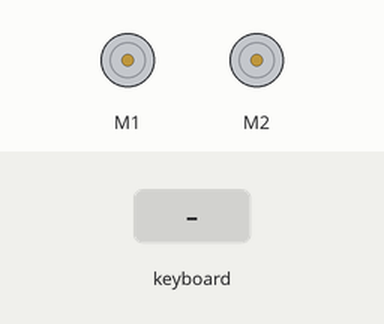
Recording of a program running on a simulated Raspberry Pi (BCM pin numbers). Shown: 2 × DC motor (green arrow = forward, orange = backward, longer = faster). The inputs (shaded band) are chosen by the test bench. Motors are numbered in the order the program creates them (left before right in a Robot); what the program prints to the terminal is not drawn.

Above: at 1.2 s.
1.3 s: key up typed on the keyboard
At 1.37 s:
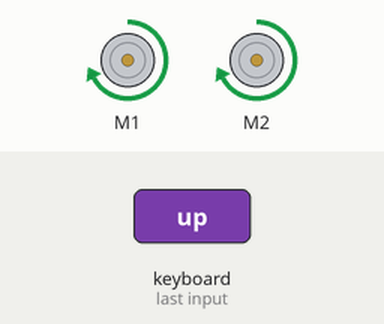
2.9 s: key down typed on the keyboard
At 2.97 s:
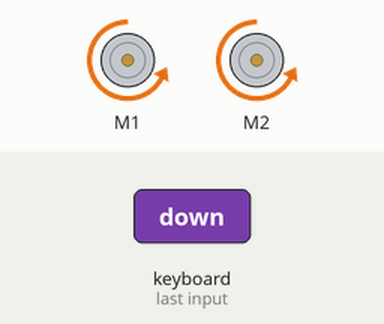
4.5 s: key left typed on the keyboard
At 4.57 s:
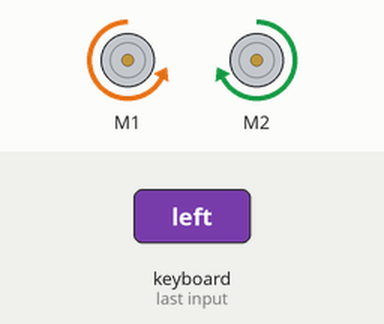
6.1 s: key right typed on the keyboard
At 6.17 s:
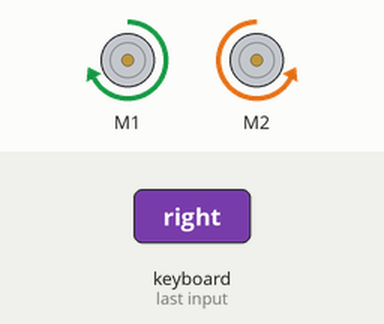
Timing chart, 0 to 8.7 s (numbered marks = the images above; inputs shaded):
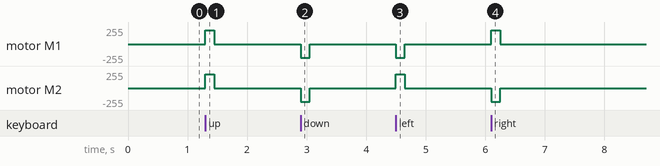

Measured:
- after the input at 1.3 s, motor M1, motor M2: stopped → forward 204/255 at once, → stopped 0.15 s later
- after the input at 2.9 s, motor M1, motor M2: stopped → backward 204/255 at once, → stopped 0.15 s later
- after the input at 4.5 s, motor M1: stopped → backward 204/255 at once, → stopped 0.15 s later; motor M2: stopped → forward 204/255 at once, → stopped 0.15 s later
- after the input at 6.1 s, motor M1: stopped → forward 204/255 at once, → stopped 0.15 s later; motor M2: stopped → backward 204/255 at once, → stopped 0.15 s later

The program:

01_gpiozero_lgpio_Pi5.py
```python
"""
4WD TT 모터 제어 (gpiozero + 화살표 키)
라즈베리 파이 5 기준 (lgpio 백엔드)
────────────────────────────────────────
화살표 키를 누르는 동안 움직이고
손을 떼면 즉시 정지합니다.

  ↑  : 전진
  ↓  : 후진
  ←  : 왼쪽 회전
  →  : 오른쪽 회전
  ESC: 종료

설치:
  pip install gpiozero lgpio pynput

GPIO 핀 → L298N 연결:
  GPIO 17 → ENA   GPIO 27 → IN1   GPIO 22 → IN2
  GPIO 18 → ENB   GPIO 23 → IN3   GPIO 24 → IN4
"""

import os
os.environ['GPIOZERO_PIN_FACTORY'] = 'lgpio'   # 라즈베리 파이 5 필수
#os.environ['GPIOZERO_PIN_FACTORY'] = 'rpigpio'

from gpiozero import Motor
from pynput import keyboard

# ────────────────────────────────────────────
# 모터 초기화
# Motor(forward=방향A핀, backward=방향B핀, enable=PWM핀)
# ────────────────────────────────────────────
left  = Motor(forward=27, backward=22, enable=17)   # 왼쪽 모터 (앞+뒤 병렬)
right = Motor(forward=23, backward=24, enable=18)   # 오른쪽 모터 (앞+뒤 병렬)

SPEED = 0.8   # 속도 0.0 ~ 1.0

# ────────────────────────────────────────────
# 주행 함수
# ────────────────────────────────────────────
def forward():
    left.forward(SPEED)
    right.forward(SPEED)
    print("⬆️  전진")

def backward():
    left.backward(SPEED)
    right.backward(SPEED)
    print("⬇️  후진")

def turn_left():
    left.backward(SPEED)    # 왼쪽 후진
    right.forward(SPEED)    # 오른쪽 전진
    print("⬅️  왼쪽")

def turn_right():
    left.forward(SPEED)     # 왼쪽 전진
    right.backward(SPEED)   # 오른쪽 후진
    print("➡️  오른쪽")

def stop():
    left.stop()
    right.stop()
    print("⏹  정지")

# ────────────────────────────────────────────
# 키보드 이벤트
# ────────────────────────────────────────────
def on_press(key):
    """키를 누를 때 → 모터 동작"""
    if   key == keyboard.Key.up:    forward()
    elif key == keyboard.Key.down:  backward()
    elif key == keyboard.Key.left:  turn_left()
    elif key == keyboard.Key.right: turn_right()
    elif key == keyboard.Key.esc:
        print("\n🛑 종료합니다.")
        stop()
        return False   # 리스너 종료

def on_release(key):
    """키를 뗄 때 → 즉시 정지"""
    if key in (keyboard.Key.up,
               keyboard.Key.down,
               keyboard.Key.left,
               keyboard.Key.right):
        stop()

# ────────────────────────────────────────────
# 실행
# ────────────────────────────────────────────
print("🚗 4WD 모터 제어 시작")
print("   ↑↓←→ 화살표 키로 조종  |  ESC 종료\n")

stop()   # 시작 시 정지 확인

with keyboard.Listener(on_press=on_press, on_release=on_release) as listener:
    listener.join()
```
